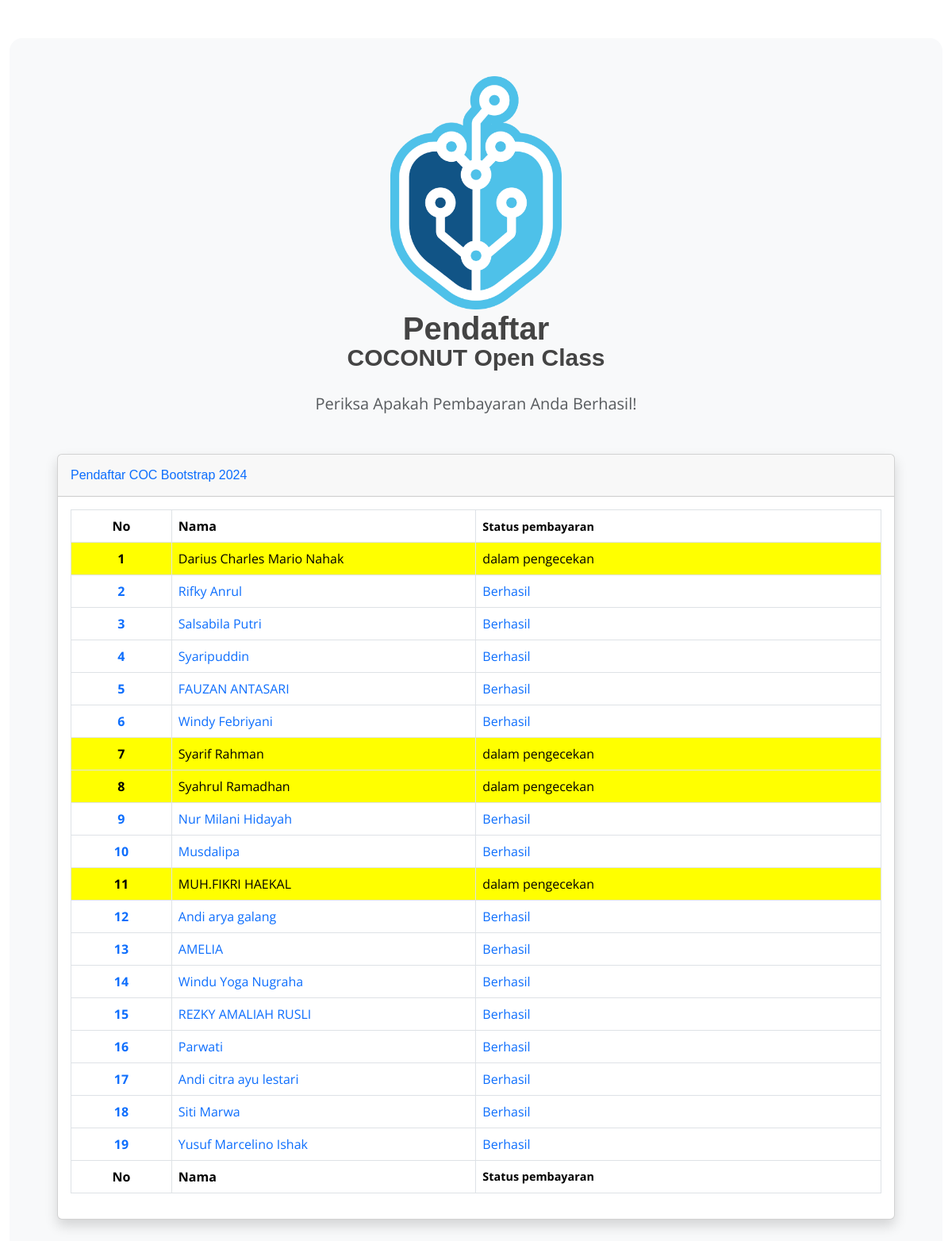
/infopendaftar, run on the app's committed database.
### app/models.py (models this page shows, shortened)
class User(db.Model):
    id = Column(Integer, primary_key=True, autoincrement=True)
    nama_lengkap = Column(String(64))
    email = Column(String(64), unique=True)
    nomor_wa = Column(String(20), unique=True)
    asal_kampus = Column(String(64))
    bukti_tf = Column(String(64), default="tidak_ada.jpg")
    bukti_follow = Column(String(64), default="tidak_ada.jpg")
    status = Column(Integer, default=0)
    timestamp = Column(DateTime, default=datetime.utcnow)
    __table_args__ = (UniqueConstraint('nomor_wa', name='unique_nomor_wa'), UniqueConstraint('email',name='unique_email'))

### app/routes.py (the view)
@app.route("/infopendaftar")
def info():
	daftarUser = User.query.all()
	return render_template("info.html", daftarUser=daftarUser)

### app/templates/info.html (shortened to what this page needs)
<!DOCTYPE html>
<html lang="en">
<head>
    <link href="{{ url_for('static', filename='assets/vendor/aos/aos.css')}}" rel="stylesheet">
    <link href="{{ url_for('static', filename='assets/vendor/bootstrap/css/bootstrap.min.css')}}" rel="stylesheet">
    <link href="{{ url_for('static', filename='assets/vendor/bootstrap-icons/bootstrap-icons.css')}}" rel="stylesheet">
    <link href="{{ url_for('static', filename='assets/vendor/boxicons/css/boxicons.min.css')}}" rel="stylesheet">
    <link href="{{ url_for('static', filename='assets/vendor/glightbox/css/glightbox.min.css')}}" rel="stylesheet">
    <link href="{{ url_for('static', filename='assets/vendor/swiper/swiper-bundle.min.css')}}" rel="stylesheet">
    <link rel="stylesheet" href="{{ url_for('static',filename='css/style.css')}}">
</head>
<body>
    <section class="py-5">
        <div class="container-fluid">
            <div class="bg-light rounded-4 py-5 px-md-5">
                <div class="text-center mb-5">
                    <img src="{{ url_for('static', filename='img/logo.png')}}" alt="" width="20%">
                    <h1 class="fw-bolder">Pendaftar<br><sup>COCONUT Open Class</sup></h1>
                    <p class="lead fw-normal text-muted mb-0">Periksa Apakah Pembayaran Anda Berhasil!</p>
                </div>
                <div class="row gx-5 justify-content-center">
                    <div class="col-lg-8 col-xl-12">
                        <div class="container-fluid">
                            <div class="card shadow mb-4">
                                <div class="card-header py-3">
                                    <h6 class="m-0 font-weight-bold text-primary">Pendaftar COC Bootstrap 2024</h6>
                                </div>
                                <div class="card-body">
                                    <div class="table-responsive">
                                        <div id="dataTable_wrapper" class="dataTables_wrapper dt-bootstrap4">
                                            <div class="row">
                                                <div class="col-sm-12">
                                                    <table class="table table-bordered dataTable" id="dataTable"
                                                        role="grid" aria-describedby="dataTable_info"
                                                        style="width: 100%;" width="100%" cellspacing="0">
                                                        <thead>
                                                            <tr role="row">
                                                                <th class="sorting" tabindex="0"
                                                                    aria-controls="dataTable" rowspan="1" colspan="1"
                                                                    style="width: 30.2px; text-align: center;"
                                                                    aria-label="Age: activate to sort column ascending">
                                                                    No</th>
                                                                <th class="sorting sorting_asc" tabindex="0"
                                                                    aria-controls="dataTable" rowspan="1" colspan="1"
                                                                    style="width: 120.717px;" aria-sort="ascending"
                                                                    aria-label="Name: activate to sort column descending">
                                                                    Nama</th>
                                                                <th class="sorting" tabindex="0"
                                                                    aria-controls="dataTable" rowspan="1" colspan="1"
                                                                    style="width: 160.717px; font-size: 0.9em;"
                                                                    aria-label="Position: activate to sort column ascending">
                                                                    Status pembayaran</th>
                                                            </tr>
                                                        </thead>
                                                        <tfoot>
                                                            <tr>
                                                                <th rowspan="1" colspan="1" style="text-align: center;">No</th>
                                                                <th rowspan="1" colspan="1">Nama</th>
                                                                <th rowspan="1" colspan="1" style=" font-size: 0.9em;">Status pembayaran</th>
                                                            </tr>
                                                        </tfoot>
                                                        <tbody>
                                                            {% for isi in daftarUser %}
                                                                <tr class="odd">
                                                                    {% if isi.status == 0 %}
                                                                        <td align="center" style="background-color: yellow;"><b>{{ isi.id }}</b></td>
                                                                        <td class="sorting_1" style="background-color: yellow;">{{ isi.nama_lengkap }}</td>
                                                                        <td  style="background-color: yellow;">dalam pengecekan</td>
                                                                    {% else %}
                                                                        <td align="center" class="text-primary"><b>{{ isi.id }}</b></td>
                                                                        <td class="sorting_1 text-primary">{{ isi.nama_lengkap }}</td>
                                                                        <td class="text-primary">Berhasil</td>
                                                                    {% endif %}
                                                                </tr>
                                                            {% endfor %}
                                                        </tbody>
                                                    </table>
                                                </div>
                                            </div>
                                        </div>
                                    </div>
                                </div>
                            </div>
                        </div>
                    </div>
                </div>
            </div>
        </div>
    </section>
</body>
</html>

### app/static/css/style.css (style rules this page uses)
body { font-family: "Open Sans", sans-serif; color: #444444; }
h1, h2, h3, h4, h5, h6 { font-family: "Jost", sans-serif; }
section { padding: 60px 0; overflow: hidden; }

### data on the page
User: id "1", nama_lengkap "Darius Charles Mario Nahak"
User: id "2", nama_lengkap "Rifky Anrul"
User: id "3", nama_lengkap "Salsabila Putri"
User: id "4", nama_lengkap "Syaripuddin"
User: id "5", nama_lengkap "FAUZAN ANTASARI"
User: id "6", nama_lengkap "Windy Febriyani"
User: id "7", nama_lengkap "Syarif Rahman"
User: id "8", nama_lengkap "Syahrul Ramadhan"
User: id "9", nama_lengkap "Nur Milani Hidayah"
User: id "10", nama_lengkap "Musdalipa"
User: id "11", nama_lengkap "MUH.FIKRI HAEKAL"
User: id "12", nama_lengkap "Andi arya galang"
User: id "13", nama_lengkap "AMELIA"
User: id "14", nama_lengkap "Windu Yoga Nugraha"
User: id "15", nama_lengkap "REZKY AMALIAH RUSLI"
User: id "16", nama_lengkap "Parwati"
User: id "17", nama_lengkap "Andi citra ayu lestari"
User: id "18", nama_lengkap "Siti Marwa"
User: id "19", nama_lengkap "Yusuf Marcelino Ishak"
